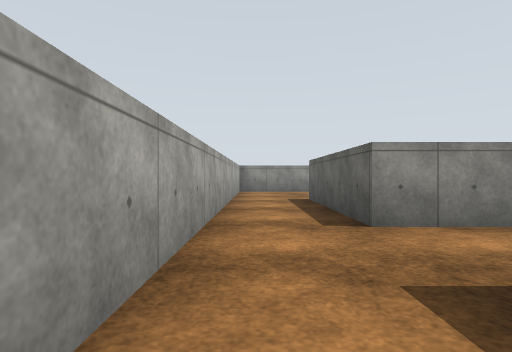
[1] (above)

16 first-person views from a walk through a robot-simulator world made for Gazebo. The camera is 0.36 m above the floor, looks level and sees 80° across. The floor is counted in squares, 0.5 m on a side. Each view is taken from the middle of a square. On the plan, view 1 faces up. The plan holds only what a view shows up to about 10 squares ahead; the rest is blank. Surface patterns are stand-ins for the level's own textures.

[2]
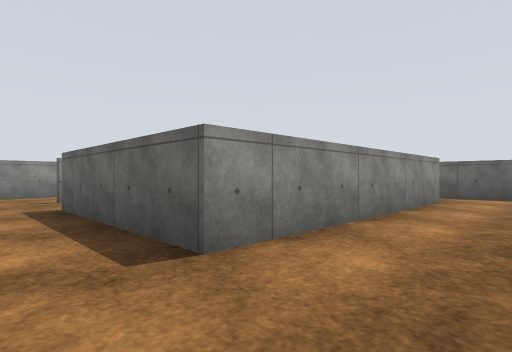

[3]
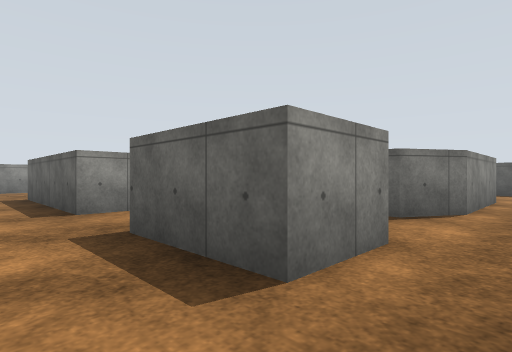

[4]
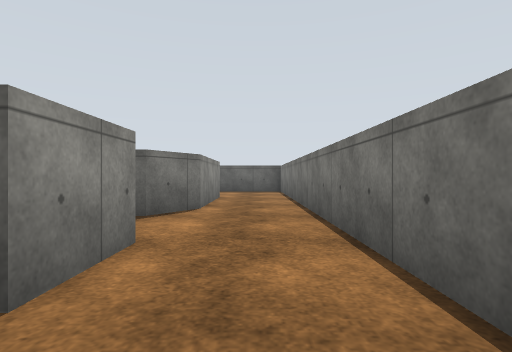

[5]
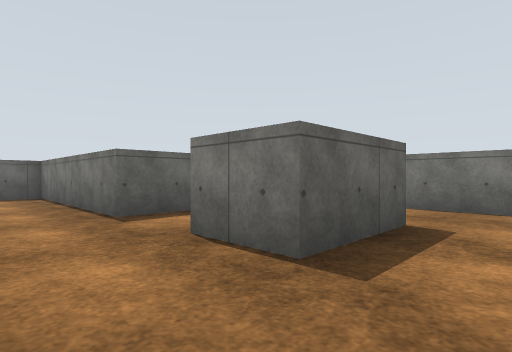

[6]
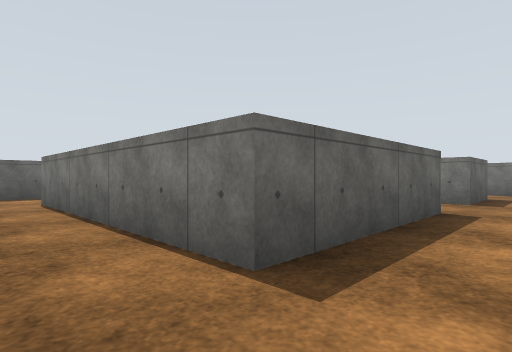

[7]
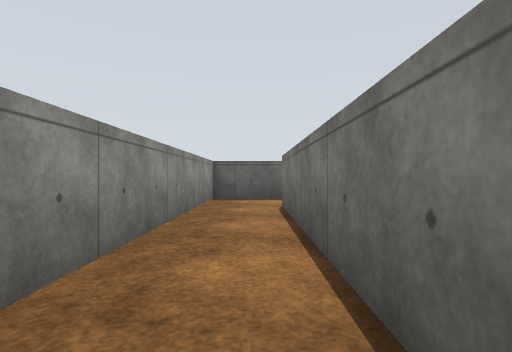

[8]
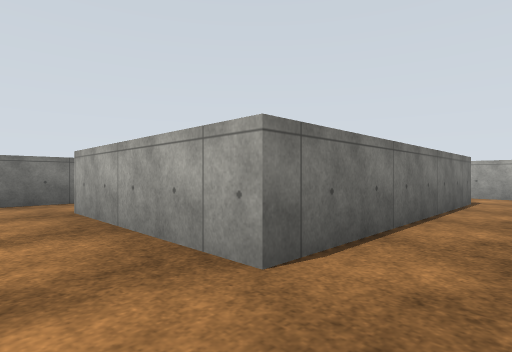

[9]
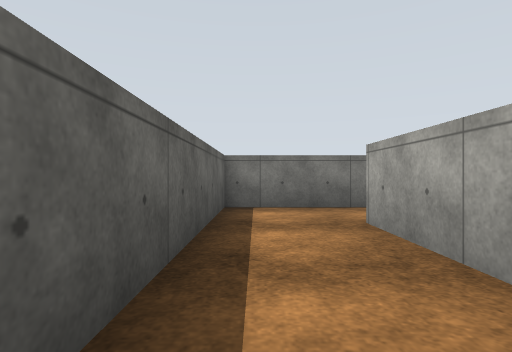

[10]
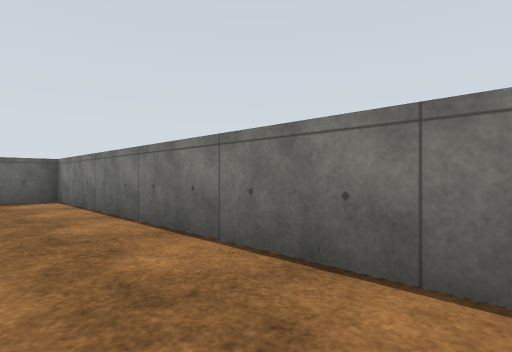

[11]
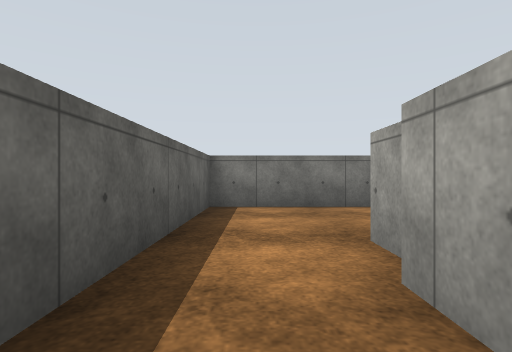

[12]
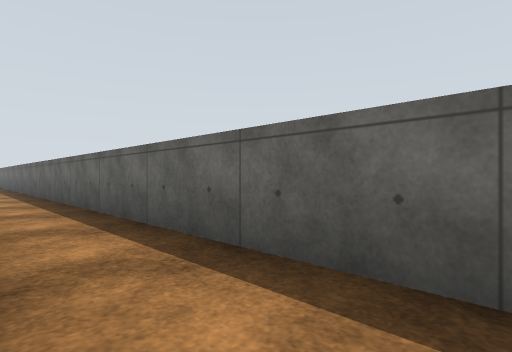

[13]
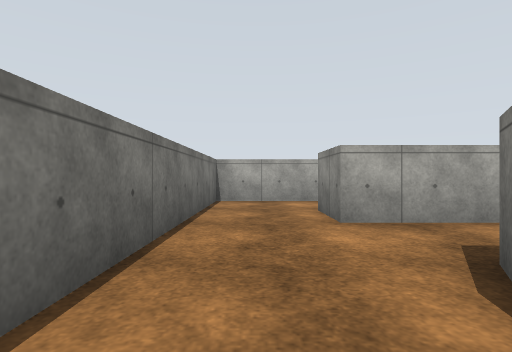

[14]
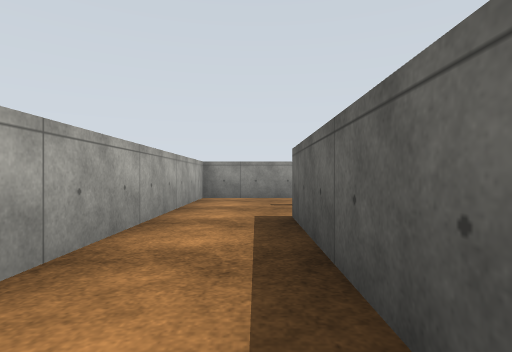

[15]
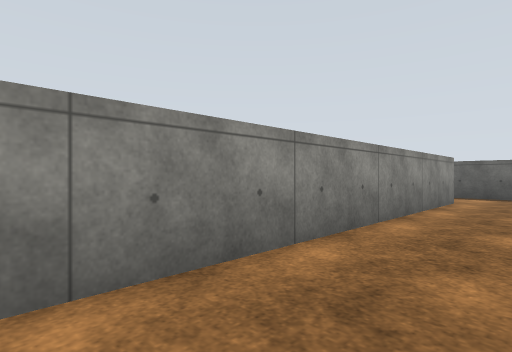

[16]
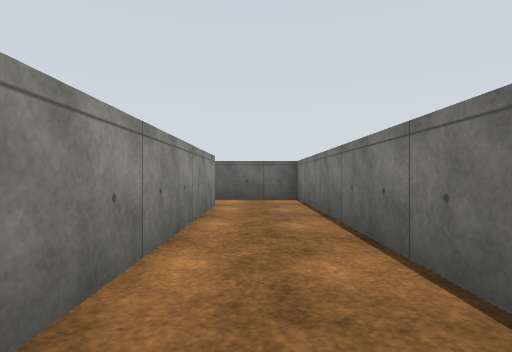

### Floor plan
Ten units are one square. View 1 is at (0, 0); x grows to the right and y downward. Boxes are objects, and circles mark ways between rooms. Rooms are numbered by the first view taken in them; rooms with no view inside come last. Other rooms are left out.
<svg viewBox="-12 -175 158 211">
<path fill="none" stroke="#000" d="M33 -20 33 7 16 7 16 -20 33 -20M16 -43 16 -94 93 -94 93 -43 16 -43M98 7 67 7 55 0 55 -20 117 -20 117 -135M35 -117 116 -117M116 -114 36 -114M94 -140 -7 -140 -7 31 104 31M120 -29 120 -19M141 -14 141 -121M117 -14 117 -5M104 31 141 31 141 -14"/>
<circle cx="100" cy="20" r="3" fill="#2a7"/>
<circle cx="130" cy="-20" r="3" fill="#2a7"/>
<text x="50" y="-40">1</text>
<text x="130" y="-170">2</text>
<text x="120" y="10">3</text>
</svg>
Room 1 opens to room 3. Room 2 opens to room 3.

Where each view was taken, in squares from view 1:
view 1: 0 up, 0 right, facing up
view 2: 2 up, 0 right, facing up-right
view 3: 2 down, 0 right, facing up-right
view 4: 2 down, 0 right, facing right
view 5: 4 up, 0 right, facing down-right
view 6: 11 up, 0 right, facing down-right
view 7: 10 up, 2 right, facing right
view 8: 11 up, 11 right, facing down-left
view 9: 9 up, 11 right, facing down
view 10: 1 down, 4 right, facing down-right
view 11: 4 up, 13 right, facing down
view 12: 0 up, 12 right, facing up-right
view 13: 2 down, 8 right, facing left
view 14: 4 up, 1 right, facing up
view 15: 12 up, 0 right, facing up-right
view 16: 13 up, 2 right, facing right
